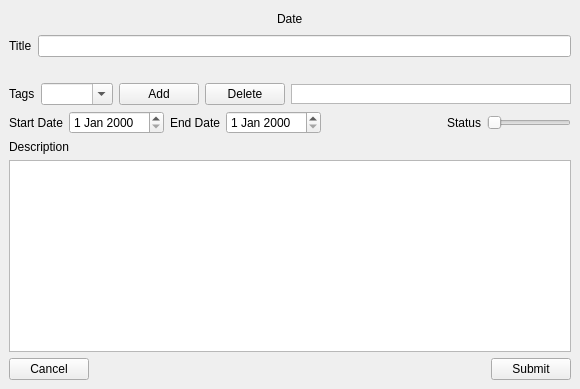
                 <widget class="QWidget" name="page3">
                  <layout class="QVBoxLayout" name="verticalLayout_10">
                   <property name="spacing">
                    <number>0</number>
                   </property>
                   <property name="leftMargin">
                    <number>0</number>
                   </property>
                   <property name="topMargin">
                    <number>0</number>
                   </property>
                   <property name="rightMargin">
                    <number>0</number>
                   </property>
                   <property name="bottomMargin">
                    <number>0</number>
                   </property>
                   <item>
                    <widget class="QWidget" name="widget_5" native="true">
                     <layout class="QVBoxLayout" name="verticalLayout_9">
                      <property name="spacing">
                       <number>0</number>
                      </property>
                      <property name="leftMargin">
                       <number>9</number>
                      </property>
                      <property name="topMargin">
                       <number>9</number>
                      </property>
                      <property name="rightMargin">
                       <number>9</number>
                      </property>
                      <property name="bottomMargin">
                       <number>9</number>
                      </property>
                      <item>
                       <layout class="QVBoxLayout" name="verticalLayout_46">
                        <property name="spacing">
                         <number>6</number>
                        </property>
                        <item>
                         <layout class="QHBoxLayout" name="horizontalLayout_9">
                          <item>
                           <spacer name="horizontalSpacer_7">
                            <property name="orientation">
                             <enum>Qt::Horizontal</enum>
                            </property>
                            <property name="sizeHint" stdset="0">
                             <size>
                              <width>40</width>
                              <height>20</height>
                             </size>
                            </property>
                           </spacer>
                          </item>
                          <item>
                           <widget class="QLabel" name="labelModifyEventDate">
                            <property name="text">
                             <string>Date</string>
                            </property>
                           </widget>
                          </item>
                          <item>
                           <spacer name="horizontalSpacer_8">
                            <property name="orientation">
                             <enum>Qt::Horizontal</enum>
                            </property>
                            <property name="sizeHint" stdset="0">
                             <size>
                              <width>40</width>
                              <height>20</height>
                             </size>
                            </property>
                           </spacer>
                          </item>
                         </layout>
                        </item>
                        <item>
                         <layout class="QHBoxLayout" name="horizontalLayout_8">
                          <item>
                           <widget class="QLabel" name="label_10">
                            <property name="text">
                             <string>Title</string>
                            </property>
                           </widget>
                          </item>
                          <item>
                           <widget class="QLineEdit" name="dataModifyEventTitle"/>
                          </item>
                         </layout>
                        </item>
                        <item>
                         <layout class="QHBoxLayout" name="horizontalLayout_7">
                          <item>
                           <spacer name="horizontalSpacer_9">
                            <property name="orientation">
                             <enum>Qt::Horizontal</enum>
                            </property>
                            <property name="sizeHint" stdset="0">
                             <size>
                              <width>40</width>
                              <height>20</height>
                             </size>
                            </property>
                           </spacer>
                          </item>
                         </layout>
                        </item>
                        <item>
                         <layout class="QHBoxLayout" name="horizontalLayout_10">
                          <item>
                           <widget class="QLabel" name="label_11">
                            <property name="text">
                             <string>Tags</string>
                            </property>
                           </widget>
                          </item>
                          <item>
                           <widget class="QComboBox" name="comboModifyEventTagsAdd">
                            <property name="editable">
                             <bool>true</bool>
                            </property>
                           </widget>
                          </item>
                          <item>
                           <widget class="QPushButton" name="buttonModifyEventAddTag">
                            <property name="text">
                             <string>Add</string>
                            </property>
                           </widget>
                          </item>
                          <item>
                           <widget class="QPushButton" name="buttonModifyEventDeleteTag">
                            <property name="text">
                             <string>Delete</string>
                            </property>
                           </widget>
                          </item>
                          <item>
                           <widget class="QTableWidget" name="tableModifyEventTags">
                            <property name="maximumSize">
                             <size>
                              <width>16777215</width>
                              <height>20</height>
                             </size>
                            </property>
                            <property name="verticalScrollBarPolicy">
                             <enum>Qt::ScrollBarAlwaysOff</enum>
                            </property>
                            <property name="editTriggers">
                             <set>QAbstractItemView::NoEditTriggers</set>
                            </property>
                            <property name="selectionMode">
                             <enum>QAbstractItemView::SingleSelection</enum>
                            </property>
                            <property name="selectionBehavior">
                             <enum>QAbstractItemView::SelectRows</enum>
                            </property>
                            <attribute name="horizontalHeaderVisible">
                             <bool>false</bool>
                            </attribute>
                            <attribute name="horizontalHeaderMinimumSectionSize">
                             <number>20</number>
                            </attribute>
                            <attribute name="horizontalHeaderDefaultSectionSize">
                             <number>20</number>
                            </attribute>
                            <attribute name="verticalHeaderVisible">
                             <bool>false</bool>
                            </attribute>
                            <attribute name="verticalHeaderStretchLastSection">
                             <bool>true</bool>
                            </attribute>
                           </widget>
                          </item>
                         </layout>
                        </item>
                        <item>
                         <layout class="QHBoxLayout" name="horizontalLayout_6">
                          <item>
                           <widget class="QLabel" name="label_13">
                            <property name="text">
                             <string>Start Date</string>
                            </property>
                           </widget>
                          </item>
                          <item>
                           <widget class="QDateEdit" name="dataModifyEventStartDate"/>
                          </item>
                          <item>
                           <widget class="QLabel" name="label_14">
                            <property name="text">
                             <string>End Date</string>
                            </property>
                           </widget>
                          </item>
                          <item>
                           <widget class="QDateEdit" name="dataModifyEventEndDate"/>
                          </item>
                          <item>
                           <spacer name="horizontalSpacer_10">
                            <property name="orientation">
                             <enum>Qt::Horizontal</enum>
                            </property>
                            <property name="sizeHint" stdset="0">
                             <size>
                              <width>40</width>
                              <height>20</height>
                             </size>
                            </property>
                           </spacer>
                          </item>
                          <item>
                           <spacer name="horizontalSpacer_11">
                            <property name="orientation">
                             <enum>Qt::Horizontal</enum>
                            </property>
                            <property name="sizeHint" stdset="0">
                             <size>
                              <width>40</width>
                              <height>20</height>
                             </size>
                            </property>
                           </spacer>
                          </item>
                          <item>
                           <spacer name="horizontalSpacer_12">
                            <property name="orientation">
                             <enum>Qt::Horizontal</enum>
                            </property>
                            <property name="sizeHint" stdset="0">
                             <size>
                              <width>40</width>
                              <height>20</height>
                             </size>
                            </property>
                           </spacer>
                          </item>
                          <item>
                           <widget class="QLabel" name="label_15">
                            <property name="text">
                             <string>Status</string>
                            </property>
                           </widget>
                          </item>
                          <item>
                           <widget class="QSlider" name="dataModifyEventStatus">
                            <property name="maximum">
                             <number>1</number>
                            </property>
                            <property name="orientation">
                             <enum>Qt::Horizontal</enum>
                            </property>
                           </widget>
                          </item>
                         </layout>
                        </item>
                        <item>
                         <layout class="QVBoxLayout" name="verticalLayout_8">
                          <item>
                           <widget class="QLabel" name="label_12">
                            <property name="text">
                             <string>Description</string>
                            </property>
                           </widget>
                          </item>
                          <item>
                           <widget class="QTextEdit" name="dataModifyEventDescription"/>
                          </item>
                         </layout>
                        </item>
                        <item>
                         <layout class="QHBoxLayout" name="horizontalLayout_11">
                          <item>
                           <widget class="QPushButton" name="buttonModifyEventCancel">
                            <property name="text">
                             <string>Cancel</string>
                            </property>
                           </widget>
                          </item>
                          <item>
                           <spacer name="horizontalSpacer_13">
                            <property name="orientation">
                             <enum>Qt::Horizontal</enum>
                            </property>
                            <property name="sizeHint" stdset="0">
                             <size>
                              <width>40</width>
                              <height>20</height>
                             </size>
                            </property>
                           </spacer>
                          </item>
                          <item>
                           <widget class="QPushButton" name="buttonModifyEventSubmit">
                            <property name="text">
                             <string>Submit</string>
                            </property>
                           </widget>
                          </item>
                         </layout>
                        </item>
                       </layout>
                      </item>
                     </layout>
                    </widget>
                   </item>
                  </layout>
                 </widget>
